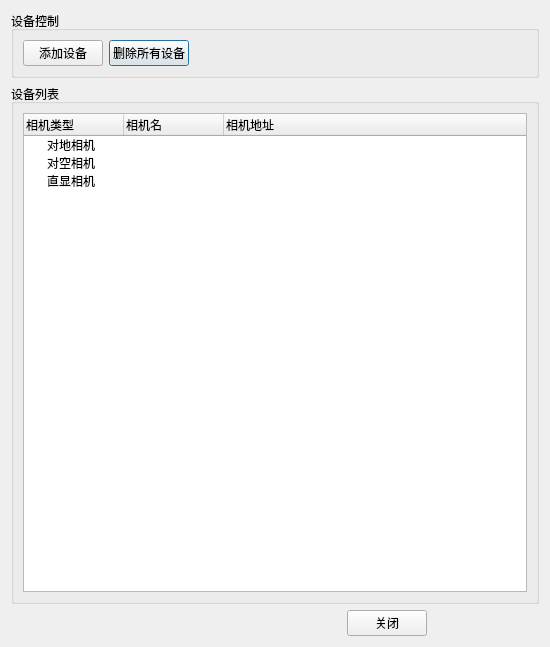
<?xml version="1.0" encoding="UTF-8"?>
<ui version="4.0">
 <class>DevConfig</class>
 <widget class="QDialog" name="DevConfig">
  <property name="geometry">
   <rect>
    <x>0</x>
    <y>0</y>
    <width>550</width>
    <height>647</height>
   </rect>
  </property>
  <property name="windowTitle">
   <string>Dialog</string>
  </property>
  <layout class="QGridLayout" name="gridLayout_5">
   <item row="0" column="0">
    <widget class="QGroupBox" name="groupBox">
     <property name="title">
      <string>设备控制</string>
     </property>
     <layout class="QGridLayout" name="gridLayout_2">
      <item row="0" column="0">
       <layout class="QGridLayout" name="gridLayout">
        <item row="0" column="1">
         <widget class="QPushButton" name="pushButton_removealldev">
          <property name="text">
           <string>删除所有设备</string>
          </property>
         </widget>
        </item>
        <item row="0" column="0">
         <widget class="QPushButton" name="pushButton_adddev">
          <property name="text">
           <string>添加设备</string>
          </property>
         </widget>
        </item>
        <item row="0" column="2">
         <spacer name="horizontalSpacer">
          <property name="orientation">
           <enum>Qt::Horizontal</enum>
          </property>
          <property name="sizeHint" stdset="0">
           <size>
            <width>40</width>
            <height>20</height>
           </size>
          </property>
         </spacer>
        </item>
       </layout>
      </item>
     </layout>
    </widget>
   </item>
   <item row="1" column="0">
    <widget class="QGroupBox" name="groupBox_2">
     <property name="title">
      <string>设备列表</string>
     </property>
     <layout class="QGridLayout" name="gridLayout_3">
      <item row="0" column="0">
       <widget class="QTreeWidget" name="treeWidget">
        <column>
         <property name="text">
          <string>相机类型</string>
         </property>
        </column>
        <column>
         <property name="text">
          <string>相机名</string>
         </property>
        </column>
        <column>
         <property name="text">
          <string>相机地址</string>
         </property>
        </column>
        <item>
         <property name="text">
          <string>对地相机</string>
         </property>
        </item>
        <item>
         <property name="text">
          <string>对空相机</string>
         </property>
        </item>
        <item>
         <property name="text">
          <string>直显相机</string>
         </property>
        </item>
       </widget>
      </item>
     </layout>
    </widget>
   </item>
   <item row="2" column="0">
    <layout class="QGridLayout" name="gridLayout_4">
     <item row="0" column="3">
      <widget class="QPushButton" name="pushButton_close">
       <property name="text">
        <string>关闭</string>
       </property>
      </widget>
     </item>
     <item row="0" column="1">
      <spacer name="horizontalSpacer_3">
       <property name="orientation">
        <enum>Qt::Horizontal</enum>
       </property>
       <property name="sizeHint" stdset="0">
        <size>
         <width>40</width>
         <height>20</height>
        </size>
       </property>
      </spacer>
     </item>
     <item row="0" column="4">
      <spacer name="horizontalSpacer_4">
       <property name="orientation">
        <enum>Qt::Horizontal</enum>
       </property>
       <property name="sizeHint" stdset="0">
        <size>
         <width>40</width>
         <height>20</height>
        </size>
       </property>
      </spacer>
     </item>
     <item row="0" column="2">
      <spacer name="horizontalSpacer_2">
       <property name="orientation">
        <enum>Qt::Horizontal</enum>
       </property>
       <property name="sizeHint" stdset="0">
        <size>
         <width>40</width>
         <height>20</height>
        </size>
       </property>
      </spacer>
     </item>
     <item row="0" column="0">
      <spacer name="horizontalSpacer_5">
       <property name="orientation">
        <enum>Qt::Horizontal</enum>
       </property>
       <property name="sizeHint" stdset="0">
        <size>
         <width>40</width>
         <height>20</height>
        </size>
       </property>
      </spacer>
     </item>
    </layout>
   </item>
  </layout>
 </widget>
 <resources/>
 <connections/>
</ui>
